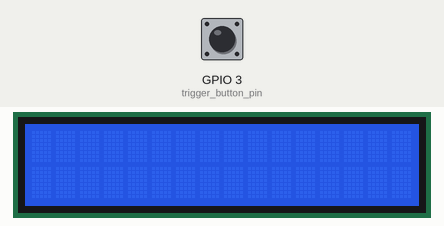
Simulated run of this sketch. Board: ESP32. Parts: 16×2 character LCD. Inputs (shaded band) come from the test bench; at power-on: GPIO 3 (trigger_button_pin) LOW. WiFi joins after 1.5 s; servers stay silent unless stated; uploads are accepted with an empty reply; the camera gives no picture; what the sketch prints to the serial monitor is not drawn.

Above: at 3.2 s.
3.3 s: GPIO 3 (trigger_button_pin) pulled HIGH for 3.2 s
At 3.44 s:
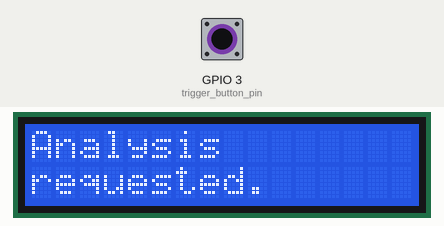
Timing chart, 0 to 6.3 s (numbered marks = the images above; inputs shaded):
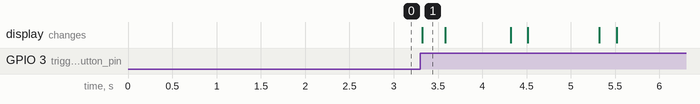

Measured:
- after the input at 3.3 s, the display: changes at once (image 1)

The sketch:

MicrosoftApiSendImage.ino
```cpp
#include <ArduinoJson.h>
#include <WiFiClientSecure.h>
#include "esp_camera.h"
#include <Wire.h>
#include <hd44780.h>                       // main hd44780 header
#include <hd44780ioClass/hd44780_I2Cexp.h> // i2c expander i/o class header

#define PWDN_GPIO_NUM     32
#define RESET_GPIO_NUM    -1
#define XCLK_GPIO_NUM      0
#define SIOD_GPIO_NUM     26
#define SIOC_GPIO_NUM     27

#define Y9_GPIO_NUM       35
#define Y8_GPIO_NUM       34
#define Y7_GPIO_NUM       39
#define Y6_GPIO_NUM       36
#define Y5_GPIO_NUM       21
#define Y4_GPIO_NUM       19
#define Y3_GPIO_NUM       18
#define Y2_GPIO_NUM        5
#define VSYNC_GPIO_NUM    25
#define HREF_GPIO_NUM     23
#define PCLK_GPIO_NUM     22


StaticJsonDocument<768> doc;
hd44780_I2Cexp lcd; // declare lcd object: auto locate & auto config expander chip
WiFiClientSecure client;

const char* ssid = "NSA";
const char* password = "orange";

const char* host = "northcentralus.api.cognitive.microsoft.com"; //edit for your chosen server
const char* Ocp_Apim_Subscription_Key = "see-tutorial-for-key";
const int Port = 443;
const char* boundry = "dgbfhfh";

const int LCD_COLS = 16;
const int LCD_ROWS = 2;

const int trigger_button_pin = 3;
long trigger_button_millis = 0;

void setup()
{
  Serial.begin(115200);
  Wire.begin(2, 15);
  lcd.begin(LCD_COLS, LCD_ROWS);

  Serial.printf("Connecting to the Wifi [%s]...\r\n", ssid);
  WiFi.begin(ssid, password);
  while (WiFi.status() != WL_CONNECTED)
  {
    delay(500);
    Serial.print(".");
  }
  Serial.println("WiFi connected");

  pinMode(trigger_button_pin, INPUT);

  camera_config_t config;
  config.ledc_channel = LEDC_CHANNEL_0;
  config.ledc_timer = LEDC_TIMER_0;
  config.pin_d0 = Y2_GPIO_NUM;
  config.pin_d1 = Y3_GPIO_NUM;
  config.pin_d2 = Y4_GPIO_NUM;
  config.pin_d3 = Y5_GPIO_NUM;
  config.pin_d4 = Y6_GPIO_NUM;
  config.pin_d5 = Y7_GPIO_NUM;
  config.pin_d6 = Y8_GPIO_NUM;
  config.pin_d7 = Y9_GPIO_NUM;
  config.pin_xclk = XCLK_GPIO_NUM;
  config.pin_pclk = PCLK_GPIO_NUM;
  config.pin_vsync = VSYNC_GPIO_NUM;
  config.pin_href = HREF_GPIO_NUM;
  config.pin_sscb_sda = SIOD_GPIO_NUM;
  config.pin_sscb_scl = SIOC_GPIO_NUM;
  config.pin_pwdn = PWDN_GPIO_NUM;
  config.pin_reset = RESET_GPIO_NUM;
  config.xclk_freq_hz = 20000000;
  config.pixel_format = PIXFORMAT_JPEG;

  if (psramFound())
  {
    config.frame_size = FRAMESIZE_SXGA; // FRAMESIZE_+QVGA|CIF|VGA|SVGA|XGA|SXGA|UXGA
    config.jpeg_quality = 10;
    config.fb_count = 2;
  }
  else
  {
    config.frame_size = FRAMESIZE_VGA;
    config.jpeg_quality = 12;
    config.fb_count = 1;
  }

  // Initialise Camera
  esp_err_t err = esp_camera_init(&config);
  if (err != ESP_OK)
  {
    Serial.printf("Camera init failed with error 0x%x", err);
    return;
  }

  sensor_t * s = esp_camera_sensor_get();
  s->set_framesize(s, FRAMESIZE_VGA);

  connectToServer();
}

void connectToServer()
{
  Serial.printf("Connecting to %s:%d... ", host, Port);
  if (!client.connect(host, Port))
  {
    Serial.println("Failure in connection with the server");
    return;
  }
}

void sendPhotoToServer()
{

  lcd.clear();
  lcd.print("Analysis");
  lcd.setCursor(0, 1);
  lcd.print("requested.");

  String start_request = "";
  String end_request = "";

  start_request = start_request + "--" + boundry + "\r\n";
  start_request = start_request + "Content-Disposition: form-data; name=\"file\"; filename=\"CAM.jpg\"\r\n";
  start_request = start_request + "Content-Type: image/jpg\r\n";
  start_request = start_request + "\r\n";

  end_request = end_request + "\r\n";
  end_request = end_request + "--" + boundry + "--" + "\r\n";

  camera_fb_t * fb = NULL;
  fb = esp_camera_fb_get();
  if (!fb)
  {
    Serial.println("Camera capture failed");
    return;
  }

  delay(100);

  int contentLength = (int)fb->len + start_request.length() + end_request.length();

  String headers = "POST https://northcentralus.api.cognitive.microsoft.com/vision/v3.1/describe?maxCandidates=1&language=en HTTP/1.1\r\n"; //edit for your server
  headers = headers + "Host: " + host + "\r\n";
  headers = headers + "User-Agent: ESP32" + "\r\n";
  headers = headers + "Accept: */*\r\n";
  headers = headers + "Content-Type: multipart/form-data; boundary=" + boundry + "\r\n";
  headers = headers + "Ocp-Apim-Subscription-Key: " + Ocp_Apim_Subscription_Key + "\r\n";
  headers = headers + "Content-Length: " + contentLength + "\r\n";
  headers = headers + "\r\n";
  client.print(headers);
  Serial.print(headers);
  client.flush();

  lcd.setCursor(10, 1);
  lcd.print(".");

  Serial.print(start_request);
  client.print(start_request);
  client.flush();

  int iteration = fb->len / 1024;
  for (int i = 0; i < iteration; i++)
  {
    client.write(fb->buf, 1024);
    fb->buf += 1024;
    client.flush();
  }
  size_t remain = fb->len % 1024;
  client.write(fb->buf, remain);
  client.flush();
  client.print(end_request);

  lcd.setCursor(11, 1);
  lcd.print(".");

  // header response
  while (client.connected()) {
    String line = client.readStringUntil('\n');
    Serial.println(line);
    if (line == "\r") {
      Serial.println("headers received");
      break;
    }
  }
  // response body
  String description;
  while (client.available()) {
    char c = client.read();
    description = description + c;
    Serial.write(c);
  }

  client.flush();

  esp_camera_fb_return(fb);

  deserializeJson(doc, description);
  const char* description_captions_0_text = doc["description"]["captions"][0]["text"];
  char descriptionWithFullStop[100];   // array to hold the result.
  strcpy(descriptionWithFullStop, description_captions_0_text); // copy string one into the result.
  strcat(descriptionWithFullStop, ".");
  float description_captions_0_confidence = doc["description"]["captions"][0]["confidence"];
  Serial.println(descriptionWithFullStop);

  // TODO - Use confidence to add 'Might be...', 'Looks like...', 'I'm sure...' to phrase

  lcd.clear();
  lcd.lineWrap();
  lcd.print(description_captions_0_text);

  // Or wrap rather than scroll
  //  int scrollStepsNeeded =  strlen(description_captions_0_text) - LCD_COLS;
  //  for (int i = 1; i <= scrollStepsNeeded; i++) {
  //    lcd.scrollDisplayLeft();
  //    delay(200);
  //  }

}

void loop()
{

  // add in a delay to avoid repeat presses
  if (digitalRead(trigger_button_pin) == HIGH && millis() - trigger_button_millis > 1000) {
    trigger_button_millis = millis();
    Serial.println("button pressed");
    sendPhotoToServer();
  }
}
```
